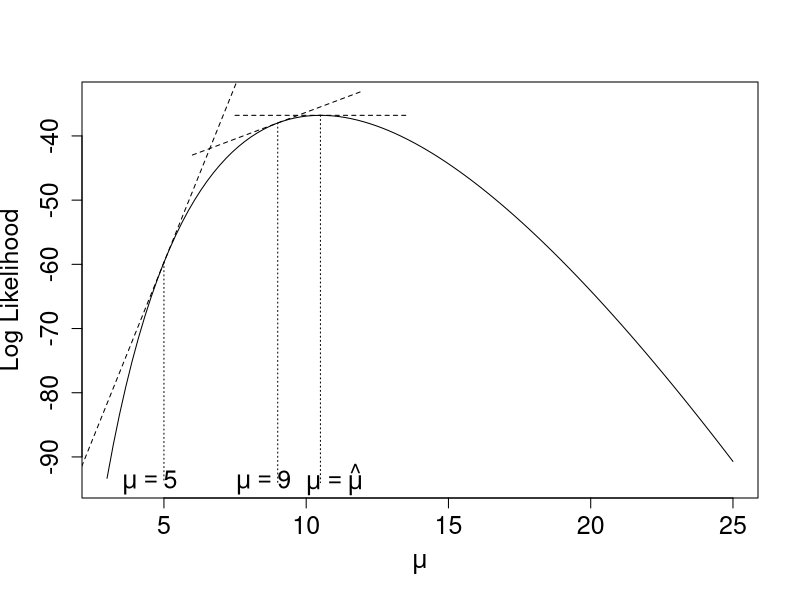

Reproduce this figure in R.
n1<-10
y1<-c(3,5,6,6,7,10,13,15,18,22)
lfac1 <- lfactorial(y1)
sumlfac1 <- sum(lfac1)
sumy1 <- sum(y1)
mu <- c(1:25)
loglik1 <- -n1*mu + log(mu)*sumy1 - sumlfac1
mle1 <- sumy1/n1
mle1
loglikmax <- -n1*mle1 + log(mle1)*sumy1 - sumlfac1
loglik9 <- -n1*9 + log(9)*sumy1 - sumlfac1
loglik5 <- -n1*5 + log(5)*sumy1 - sumlfac1

# Likelihood Ratio Plot
x11(height=7,width=8,pointsize=12)
# pdf(file = "c:\\figures\\FigureB.4BW.pdf", width = 7, height = 6, colormodel = "cmyk")   # Create plot for book
curve(expr=-n1*x + log(x)*sumy1 - sumlfac1, from=3, to=25, ylim=c(-94,-34),xlab=expression(mu),ylab="Log Likelihood", cex.lab=1.5,cex.axis=1.5)

lines(x=c(mle1,mle1),y=c(loglikmax,-94),lty="dotted")
lines(x=c(9,9),y=c(loglik9,-94),lty="dotted")
lines(x=c(5,5),y=c(loglik5,-94),lty="dotted")
lines(x=c(2,8),y=c(loglik5-3*(-n1+(sumy1/5)),loglik5+3*(-n1+(sumy1/5))),lty="dashed")
lines(x=c(6,12),y=c(loglik9-3*(-n1+(sumy1/9)),loglik9+3*(-n1+(sumy1/9))),lty="dashed")
lines(x=c(7.5,13.5),y=c(loglikmax,loglikmax),lty="dashed")
text(x=4.5,y=-94,expression(mu==5),cex=1.5)
text(x=8.5,y=-94,expression(mu==9),cex=1.5)
text(x=mle1+.5,y=-93.5,expression(mu==hat(mu)),cex=1.5)
# dev.off()  # Create plot for book

